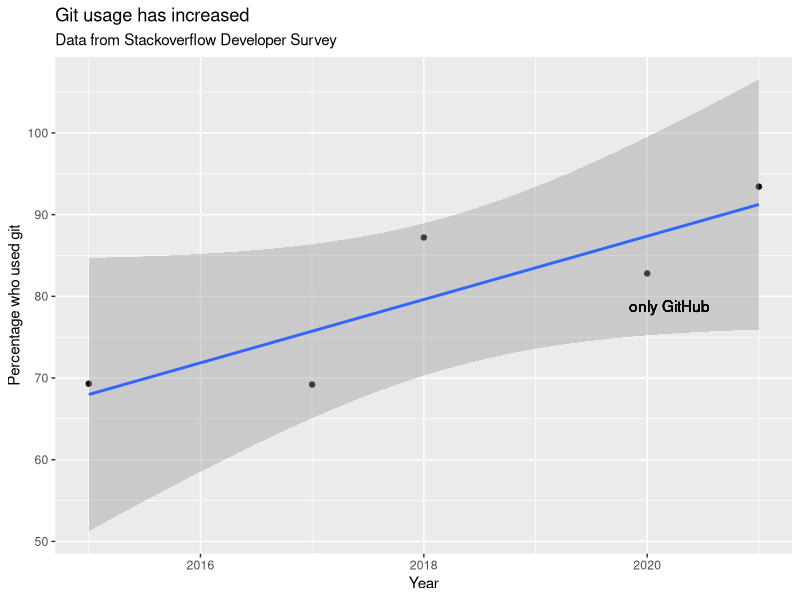

Here is the R script that generated this plot:
getwd()

library(ggplot2)

sods_data <- read.csv("stackoverflow-git-data.csv")

g <- ggplot(
  data = sods_data,
  mapping = aes(x = year, y = percentage)) +
  geom_point() +
  geom_smooth(method = "lm") +
  geom_text(
    aes(x = 2020, y = 82.8, label = "only GitHub"),
    nudge_x = 0.2,
    nudge_y = -4) +
  labs(
    x = "Year",
    y = "Percentage who used git",
    title = "Git usage has increased",
    subtitle = "Data from Stackoverflow Developer Survey")

ggsave(filename = "git-usage.png",
       plot = g,
       height = 7.4,
       width = 10.5,
       units = "cm")

sink(file = "regression-summary.txt")
summary(lm(percentage ~ year, data = sods_data))
sink()